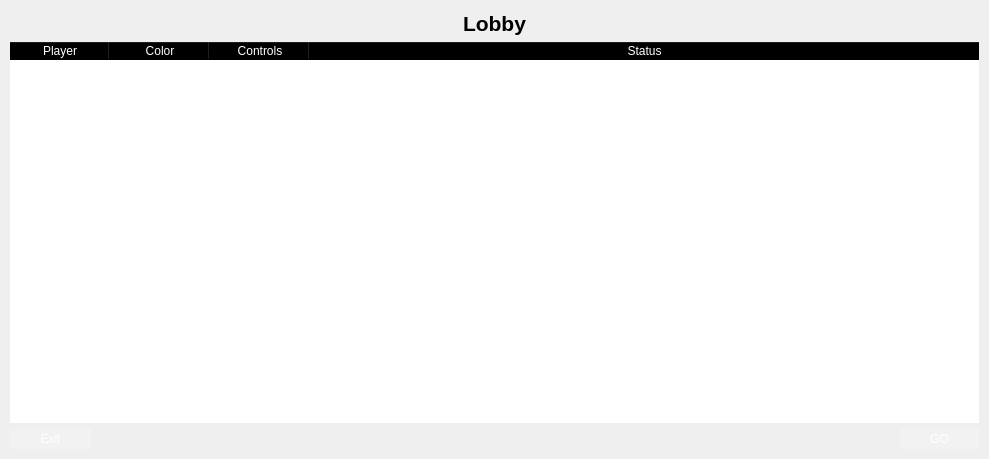
<?xml version="1.0" encoding="UTF-8"?>
<ui version="4.0">
 <class>LobbyWidget</class>
 <widget class="QWidget" name="LobbyWidget">
  <property name="geometry">
   <rect>
    <x>0</x>
    <y>0</y>
    <width>989</width>
    <height>459</height>
   </rect>
  </property>
  <property name="windowTitle">
   <string>Form</string>
  </property>
  <layout class="QGridLayout" name="gridLayout">
   <property name="leftMargin">
    <number>10</number>
   </property>
   <property name="rightMargin">
    <number>10</number>
   </property>
   <property name="bottomMargin">
    <number>10</number>
   </property>
   <item row="1" column="0">
    <widget class="QTableWidget" name="contentTable">
     <property name="styleSheet">
      <string notr="true">QHeaderView::section {
background-color: transparent;
color: white;
}</string>
     </property>
     <property name="frameShape">
      <enum>QFrame::NoFrame</enum>
     </property>
     <property name="lineWidth">
      <number>0</number>
     </property>
     <property name="alternatingRowColors">
      <bool>false</bool>
     </property>
     <attribute name="horizontalHeaderCascadingSectionResizes">
      <bool>false</bool>
     </attribute>
     <attribute name="horizontalHeaderStretchLastSection">
      <bool>true</bool>
     </attribute>
     <column>
      <property name="text">
       <string>Player</string>
      </property>
     </column>
     <column>
      <property name="text">
       <string>Color</string>
      </property>
     </column>
     <column>
      <property name="text">
       <string>Controls</string>
      </property>
     </column>
     <column>
      <property name="text">
       <string>Status</string>
      </property>
     </column>
    </widget>
   </item>
   <item row="0" column="0">
    <widget class="QLabel" name="label">
     <property name="sizePolicy">
      <sizepolicy hsizetype="Preferred" vsizetype="Maximum">
       <horstretch>0</horstretch>
       <verstretch>0</verstretch>
      </sizepolicy>
     </property>
     <property name="font">
      <font>
       <pointsize>16</pointsize>
       <weight>75</weight>
       <bold>true</bold>
      </font>
     </property>
     <property name="text">
      <string>Lobby</string>
     </property>
     <property name="alignment">
      <set>Qt::AlignCenter</set>
     </property>
    </widget>
   </item>
   <item row="2" column="0">
    <layout class="QHBoxLayout" name="horizontalLayout">
     <property name="topMargin">
      <number>0</number>
     </property>
     <item>
      <widget class="QPushButton" name="exitBtn">
       <property name="styleSheet">
        <string notr="true">background-color: rgba(255,255,255,50);
color: white;
border: none;
padding-left: 30px;
padding-right: 30px;
padding-top: 3px;
padding-bottom: 3px;</string>
       </property>
       <property name="text">
        <string>Exit</string>
       </property>
      </widget>
     </item>
     <item>
      <spacer name="horizontalSpacer">
       <property name="orientation">
        <enum>Qt::Horizontal</enum>
       </property>
       <property name="sizeHint" stdset="0">
        <size>
         <width>40</width>
         <height>20</height>
        </size>
       </property>
      </spacer>
     </item>
     <item>
      <widget class="QPushButton" name="goBtn">
       <property name="styleSheet">
        <string notr="true">background-color: rgba(255,255,255,50);
color: white;
border: none;
padding-left: 30px;
padding-right: 30px;
padding-top: 3px;
padding-bottom: 3px;</string>
       </property>
       <property name="text">
        <string>GO</string>
       </property>
      </widget>
     </item>
    </layout>
   </item>
  </layout>
 </widget>
 <resources/>
 <connections/>
</ui>
